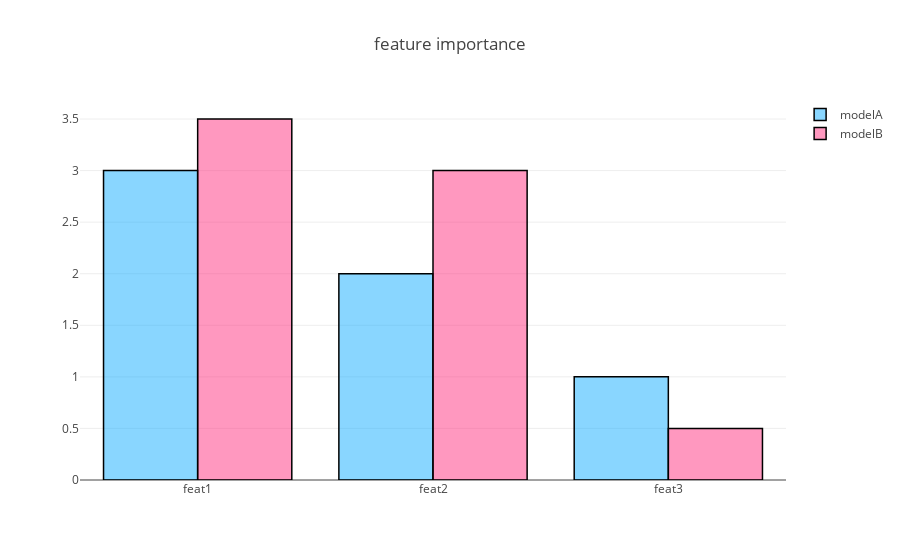

Here is the notebook cell this chart was saved with:
### Markdown cell above
## Bar Chart

### Code cell
feat_names_ = ['feat1', 'feat2', 'feat3']
 
trace1 = go.Bar(x=feat_names_,
                y=[3, 2, 1],
                name="modelA",
                marker=dict(color = 'rgba(20, 174, 255, 0.5)',
                            line=dict(color='rgb(0,0,0)',width=1.5)))
trace2 = go.Bar(x=feat_names_,
                y=[3.5, 3, 0.5],
                name = "modelB",
                marker = dict(color = 'rgba(255, 50, 128, 0.5)',
                              line=dict(color='rgb(0,0,0)',width=1.5)))

data = [trace1, trace2]
layout = go.Layout(barmode = "group", title='feature importance')
fig = go.Figure(data = data, layout = layout)
iplot(fig)

### Figure 1 — Plotly figure (JSON) as saved in the notebook; plotly's stock layout.template omitted (floating-point values rounded to 4 significant figures)
{"data": [{"marker": {"color": "rgba(20, 174, 255, 0.5)", "line": {"color": "rgb(0, 0, 0)", "width": 1.5}}, "name": "modelA", "type": "bar", "uid": "d24330a2-a289-4d90-a86b-a0e158614082", "x": ["feat1", "feat2", "feat3"], "y": [3, 2, 1]}, {"marker": {"color": "rgba(255, 50, 128, 0.5)", "line": {"color": "rgb(0, 0, 0)", "width": 1.5}}, "name": "modelB", "type": "bar", "uid": "fca38841-b1d6-4730-8aed-d4b24d15a712", "x": ["feat1", "feat2", "feat3"], "y": [3.5, 3, 0.5]}], "layout": {"autosize": true, "barmode": "group", "title": {"text": "feature importance"}, "xaxis": {"autorange": true, "range": [-0.5, 2.5], "type": "category"}, "yaxis": {"autorange": true, "range": [0, 3.684], "type": "linear"}}}
